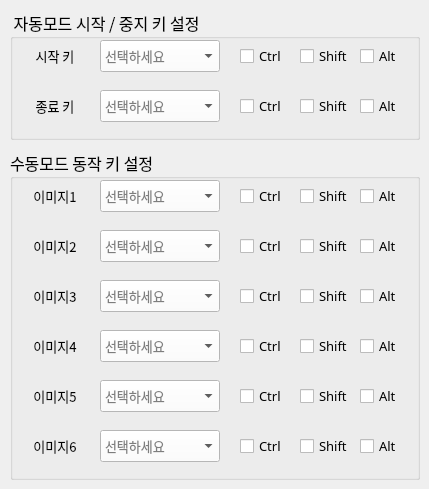
   <widget class="QWidget" name="keyset_tab">
    <attribute name="title">
     <string>키 설정</string>
    </attribute>
    <widget class="QGroupBox" name="groupBox_active">
     <property name="geometry">
      <rect>
       <x>10</x>
       <y>10</y>
       <width>410</width>
       <height>130</height>
      </rect>
     </property>
     <property name="font">
      <font>
       <family>NanumGothic</family>
       <pointsize>12</pointsize>
      </font>
     </property>
     <property name="title">
      <string> 자동모드 시작 / 중지 키 설정 </string>
     </property>
     <widget class="QCheckBox" name="check_shift1">
      <property name="geometry">
       <rect>
        <x>290</x>
        <y>30</y>
        <width>55</width>
        <height>32</height>
       </rect>
      </property>
      <property name="font">
       <font>
        <family>NanumGothic</family>
        <pointsize>10</pointsize>
       </font>
      </property>
      <property name="styleSheet">
       <string notr="true">QCheckBox{
	color: rgb(0 ,0, 0);
}</string>
      </property>
      <property name="text">
       <string>Shift</string>
      </property>
      <property name="checked">
       <bool>false</bool>
      </property>
      <property name="tristate">
       <bool>false</bool>
      </property>
     </widget>
     <widget class="QComboBox" name="combo_stop">
      <property name="geometry">
       <rect>
        <x>90</x>
        <y>80</y>
        <width>120</width>
        <height>32</height>
       </rect>
      </property>
      <property name="font">
       <font>
        <family>NanumGothic</family>
        <pointsize>10</pointsize>
        <italic>false</italic>
        <kerning>false</kerning>
       </font>
      </property>
      <property name="styleSheet">
       <string notr="true">QComboBox{
	color: rgb(0 ,0, 0);
	background-color:  rgb(255 ,255, 255);
}</string>
      </property>
      <property name="currentText">
       <string/>
      </property>
      <property name="placeholderText">
       <string>선택하세요</string>
      </property>
     </widget>
     <widget class="QCheckBox" name="check_shift2">
      <property name="geometry">
       <rect>
        <x>290</x>
        <y>80</y>
        <width>55</width>
        <height>32</height>
       </rect>
      </property>
      <property name="font">
       <font>
        <family>NanumGothic</family>
        <pointsize>10</pointsize>
       </font>
      </property>
      <property name="styleSheet">
       <string notr="true">QCheckBox{
	color: rgb(0 ,0, 0);
}</string>
      </property>
      <property name="text">
       <string>Shift</string>
      </property>
      <property name="checked">
       <bool>false</bool>
      </property>
      <property name="tristate">
       <bool>false</bool>
      </property>
     </widget>
     <widget class="QLabel" name="label_start">
      <property name="geometry">
       <rect>
        <x>10</x>
        <y>30</y>
        <width>70</width>
        <height>32</height>
       </rect>
      </property>
      <property name="font">
       <font>
        <family>NanumGothic</family>
        <pointsize>10</pointsize>
       </font>
      </property>
      <property name="styleSheet">
       <string notr="true">QLabel{
	color: rgb(0 ,0, 0);
	background-color: transparent;
}</string>
      </property>
      <property name="text">
       <string>시작 키</string>
      </property>
      <property name="alignment">
       <set>Qt::AlignmentFlag::AlignCenter</set>
      </property>
     </widget>
     <widget class="QCheckBox" name="check_ctrl2">
      <property name="geometry">
       <rect>
        <x>230</x>
        <y>80</y>
        <width>50</width>
        <height>32</height>
       </rect>
      </property>
      <property name="font">
       <font>
        <family>NanumGothic</family>
        <pointsize>10</pointsize>
       </font>
      </property>
      <property name="styleSheet">
       <string notr="true">QCheckBox{
	color: rgb(0 ,0, 0);
}</string>
      </property>
      <property name="text">
       <string>Ctrl</string>
      </property>
      <property name="checked">
       <bool>false</bool>
      </property>
      <property name="tristate">
       <bool>false</bool>
      </property>
     </widget>
     <widget class="QCheckBox" name="check_alt2">
      <property name="geometry">
       <rect>
        <x>350</x>
        <y>80</y>
        <width>50</width>
        <height>32</height>
       </rect>
      </property>
      <property name="font">
       <font>
        <family>NanumGothic</family>
        <pointsize>10</pointsize>
       </font>
      </property>
      <property name="styleSheet">
       <string notr="true">QCheckBox{
	color: rgb(0 ,0, 0);
}</string>
      </property>
      <property name="text">
       <string>Alt</string>
      </property>
      <property name="checked">
       <bool>false</bool>
      </property>
      <property name="tristate">
       <bool>false</bool>
      </property>
     </widget>
     <widget class="QLabel" name="label_stop">
      <property name="geometry">
       <rect>
        <x>10</x>
        <y>80</y>
        <width>70</width>
        <height>32</height>
       </rect>
      </property>
      <property name="font">
       <font>
        <family>NanumGothic</family>
        <pointsize>10</pointsize>
       </font>
      </property>
      <property name="styleSheet">
       <string notr="true">QLabel{
	color: rgb(0 ,0, 0);
	background-color: transparent;
}</string>
      </property>
      <property name="text">
       <string>종료 키</string>
      </property>
      <property name="alignment">
       <set>Qt::AlignmentFlag::AlignCenter</set>
      </property>
     </widget>
     <widget class="QCheckBox" name="check_ctrl1">
      <property name="geometry">
       <rect>
        <x>230</x>
        <y>30</y>
        <width>50</width>
        <height>32</height>
       </rect>
      </property>
      <property name="font">
       <font>
        <family>NanumGothic</family>
        <pointsize>10</pointsize>
       </font>
      </property>
      <property name="styleSheet">
       <string notr="true">QCheckBox{
	color: rgb(0 ,0, 0);
}</string>
      </property>
      <property name="text">
       <string>Ctrl</string>
      </property>
      <property name="iconSize">
       <size>
        <width>16</width>
        <height>16</height>
       </size>
      </property>
      <property name="checked">
       <bool>false</bool>
      </property>
      <property name="tristate">
       <bool>false</bool>
      </property>
     </widget>
     <widget class="QCheckBox" name="check_alt1">
      <property name="geometry">
       <rect>
        <x>350</x>
        <y>30</y>
        <width>50</width>
        <height>32</height>
       </rect>
      </property>
      <property name="font">
       <font>
        <family>NanumGothic</family>
        <pointsize>10</pointsize>
       </font>
      </property>
      <property name="styleSheet">
       <string notr="true">QCheckBox{
	color: rgb(0 ,0, 0);
}</string>
      </property>
      <property name="text">
       <string>Alt</string>
      </property>
      <property name="checked">
       <bool>false</bool>
      </property>
      <property name="tristate">
       <bool>false</bool>
      </property>
     </widget>
     <widget class="QComboBox" name="combo_run">
      <property name="geometry">
       <rect>
        <x>90</x>
        <y>30</y>
        <width>120</width>
        <height>32</height>
       </rect>
      </property>
      <property name="font">
       <font>
        <family>NanumGothic</family>
        <pointsize>10</pointsize>
        <italic>false</italic>
        <kerning>false</kerning>
       </font>
      </property>
      <property name="styleSheet">
       <string notr="true">QComboBox{
	color: rgb(0 ,0, 0);
	background-color:  rgb(255 ,255, 255);
}</string>
      </property>
      <property name="currentText">
       <string/>
      </property>
      <property name="placeholderText">
       <string>선택하세요</string>
      </property>
     </widget>
    </widget>
    <widget class="QGroupBox" name="groupBox_passive">
     <property name="geometry">
      <rect>
       <x>10</x>
       <y>150</y>
       <width>410</width>
       <height>330</height>
      </rect>
     </property>
     <property name="font">
      <font>
       <family>NanumGothic</family>
       <pointsize>12</pointsize>
      </font>
     </property>
     <property name="title">
      <string>수동모드 동작 키 설정</string>
     </property>
     <widget class="QCheckBox" name="check_shift3">
      <property name="geometry">
       <rect>
        <x>290</x>
        <y>30</y>
        <width>55</width>
        <height>32</height>
       </rect>
      </property>
      <property name="font">
       <font>
        <family>NanumGothic</family>
        <pointsize>10</pointsize>
       </font>
      </property>
      <property name="styleSheet">
       <string notr="true">QCheckBox{
	color: rgb(0 ,0, 0);
}</string>
      </property>
      <property name="text">
       <string>Shift</string>
      </property>
      <property name="checked">
       <bool>false</bool>
      </property>
      <property name="tristate">
       <bool>false</bool>
      </property>
     </widget>
     <widget class="QComboBox" name="combo_ps2">
      <property name="geometry">
       <rect>
        <x>90</x>
        <y>80</y>
        <width>120</width>
        <height>32</height>
       </rect>
      </property>
      <property name="font">
       <font>
        <family>NanumGothic</family>
        <pointsize>10</pointsize>
        <italic>false</italic>
        <kerning>false</kerning>
       </font>
      </property>
      <property name="styleSheet">
       <string notr="true">QComboBox{
	color: rgb(0 ,0, 0);
	background-color:  rgb(255 ,255, 255);
}</string>
      </property>
      <property name="currentText">
       <string/>
      </property>
      <property name="placeholderText">
       <string>선택하세요</string>
      </property>
     </widget>
     <widget class="QCheckBox" name="check_shift4">
      <property name="geometry">
       <rect>
        <x>290</x>
        <y>80</y>
        <width>55</width>
        <height>32</height>
       </rect>
      </property>
      <property name="font">
       <font>
        <family>NanumGothic</family>
        <pointsize>10</pointsize>
       </font>
      </property>
      <property name="styleSheet">
       <string notr="true">QCheckBox{
	color: rgb(0 ,0, 0);
}</string>
      </property>
      <property name="text">
       <string>Shift</string>
      </property>
      <property name="checked">
       <bool>false</bool>
      </property>
      <property name="tristate">
       <bool>false</bool>
      </property>
     </widget>
     <widget class="QLabel" name="label_img1">
      <property name="geometry">
       <rect>
        <x>10</x>
        <y>30</y>
        <width>70</width>
        <height>32</height>
       </rect>
      </property>
      <property name="font">
       <font>
        <family>NanumGothic</family>
        <pointsize>10</pointsize>
       </font>
      </property>
      <property name="styleSheet">
       <string notr="true">QLabel{
	color: rgb(0 ,0, 0);
	background-color: transparent;
}</string>
      </property>
      <property name="text">
       <string>이미지1</string>
      </property>
      <property name="alignment">
       <set>Qt::AlignmentFlag::AlignCenter</set>
      </property>
     </widget>
     <widget class="QCheckBox" name="check_ctrl4">
      <property name="geometry">
       <rect>
        <x>230</x>
        <y>80</y>
        <width>50</width>
        <height>32</height>
       </rect>
      </property>
      <property name="font">
       <font>
        <family>NanumGothic</family>
        <pointsize>10</pointsize>
       </font>
      </property>
      <property name="styleSheet">
       <string notr="true">QCheckBox{
	color: rgb(0 ,0, 0);
}</string>
      </property>
      <property name="text">
       <string>Ctrl</string>
      </property>
      <property name="checked">
       <bool>false</bool>
      </property>
      <property name="tristate">
       <bool>false</bool>
      </property>
     </widget>
     <widget class="QCheckBox" name="check_alt4">
      <property name="geometry">
       <rect>
        <x>350</x>
        <y>80</y>
        <width>50</width>
        <height>32</height>
       </rect>
      </property>
      <property name="font">
       <font>
        <family>NanumGothic</family>
        <pointsize>10</pointsize>
       </font>
      </property>
      <property name="styleSheet">
       <string notr="true">QCheckBox{
	color: rgb(0 ,0, 0);
}</string>
      </property>
      <property name="text">
       <string>Alt</string>
      </property>
      <property name="checked">
       <bool>false</bool>
      </property>
      <property name="tristate">
       <bool>false</bool>
      </property>
     </widget>
     <widget class="QLabel" name="label_img2">
      <property name="geometry">
       <rect>
        <x>10</x>
        <y>80</y>
        <width>70</width>
        <height>32</height>
       </rect>
      </property>
      <property name="font">
       <font>
        <family>NanumGothic</family>
        <pointsize>10</pointsize>
       </font>
      </property>
      <property name="styleSheet">
       <string notr="true">QLabel{
	color: rgb(0 ,0, 0);
	background-color: transparent;
}</string>
      </property>
      <property name="text">
       <string>이미지2</string>
      </property>
      <property name="alignment">
       <set>Qt::AlignmentFlag::AlignCenter</set>
      </property>
     </widget>
     <widget class="QCheckBox" name="check_ctrl3">
      <property name="geometry">
       <rect>
        <x>230</x>
        <y>30</y>
        <width>50</width>
        <height>32</height>
       </rect>
      </property>
      <property name="font">
       <font>
        <family>NanumGothic</family>
        <pointsize>10</pointsize>
       </font>
      </property>
      <property name="styleSheet">
       <string notr="true">QCheckBox{
	color: rgb(0 ,0, 0);
}</string>
      </property>
      <property name="text">
       <string>Ctrl</string>
      </property>
      <property name="iconSize">
       <size>
        <width>16</width>
        <height>16</height>
       </size>
      </property>
      <property name="checked">
       <bool>false</bool>
      </property>
      <property name="tristate">
       <bool>false</bool>
      </property>
     </widget>
     <widget class="QCheckBox" name="check_alt3">
      <property name="geometry">
       <rect>
        <x>350</x>
        <y>30</y>
        <width>50</width>
        <height>32</height>
       </rect>
      </property>
      <property name="font">
       <font>
        <family>NanumGothic</family>
        <pointsize>10</pointsize>
       </font>
      </property>
      <property name="styleSheet">
       <string notr="true">QCheckBox{
	color: rgb(0 ,0, 0);
}</string>
      </property>
      <property name="text">
       <string>Alt</string>
      </property>
      <property name="checked">
       <bool>false</bool>
      </property>
      <property name="tristate">
       <bool>false</bool>
      </property>
     </widget>
     <widget class="QComboBox" name="combo_ps1">
      <property name="geometry">
       <rect>
        <x>90</x>
        <y>30</y>
        <width>120</width>
        <height>32</height>
       </rect>
      </property>
      <property name="font">
       <font>
        <family>NanumGothic</family>
        <pointsize>10</pointsize>
        <italic>false</italic>
        <kerning>false</kerning>
       </font>
      </property>
      <property name="styleSheet">
       <string notr="true">QComboBox{
	color: rgb(0 ,0, 0);
	background-color:  rgb(255 ,255, 255);
}</string>
      </property>
      <property name="currentText">
       <string/>
      </property>
      <property name="placeholderText">
       <string>선택하세요</string>
      </property>
     </widget>
     <widget class="QComboBox" name="combo_ps3">
      <property name="geometry">
       <rect>
        <x>90</x>
        <y>130</y>
        <width>120</width>
        <height>32</height>
       </rect>
      </property>
      <property name="font">
       <font>
        <family>NanumGothic</family>
        <pointsize>10</pointsize>
        <italic>false</italic>
        <kerning>false</kerning>
       </font>
      </property>
      <property name="styleSheet">
       <string notr="true">QComboBox{
	color: rgb(0 ,0, 0);
	background-color:  rgb(255 ,255, 255);
}</string>
      </property>
      <property name="currentText">
       <string/>
      </property>
      <property name="placeholderText">
       <string>선택하세요</string>
      </property>
     </widget>
     <widget class="QComboBox" name="combo_ps4">
      <property name="geometry">
       <rect>
        <x>90</x>
        <y>180</y>
        <width>120</width>
        <height>32</height>
       </rect>
      </property>
      <property name="font">
       <font>
        <family>NanumGothic</family>
        <pointsize>10</pointsize>
        <italic>false</italic>
        <kerning>false</kerning>
       </font>
      </property>
      <property name="styleSheet">
       <string notr="true">QComboBox{
	color: rgb(0 ,0, 0);
	background-color:  rgb(255 ,255, 255);
}</string>
      </property>
      <property name="currentText">
       <string/>
      </property>
      <property name="placeholderText">
       <string>선택하세요</string>
      </property>
     </widget>
     <widget class="QCheckBox" name="check_alt6">
      <property name="geometry">
       <rect>
        <x>350</x>
        <y>180</y>
        <width>50</width>
        <height>32</height>
       </rect>
      </property>
      <property name="font">
       <font>
        <family>NanumGothic</family>
        <pointsize>10</pointsize>
       </font>
      </property>
      <property name="styleSheet">
       <string notr="true">QCheckBox{
	color: rgb(0 ,0, 0);
}</string>
      </property>
      <property name="text">
       <string>Alt</string>
      </property>
      <property name="checked">
       <bool>false</bool>
      </property>
      <property name="tristate">
       <bool>false</bool>
      </property>
     </widget>
     <widget class="QLabel" name="label_img4">
      <property name="geometry">
       <rect>
        <x>10</x>
        <y>180</y>
        <width>70</width>
        <height>32</height>
       </rect>
      </property>
      <property name="font">
       <font>
        <family>NanumGothic</family>
        <pointsize>10</pointsize>
       </font>
      </property>
      <property name="styleSheet">
       <string notr="true">QLabel{
	color: rgb(0 ,0, 0);
	background-color: transparent;
}</string>
      </property>
      <property name="text">
       <string>이미지4</string>
      </property>
      <property name="alignment">
       <set>Qt::AlignmentFlag::AlignCenter</set>
      </property>
     </widget>
     <widget class="QCheckBox" name="check_ctrl6">
      <property name="geometry">
       <rect>
        <x>230</x>
        <y>180</y>
        <width>50</width>
        <height>32</height>
       </rect>
      </property>
      <property name="font">
       <font>
        <family>NanumGothic</family>
        <pointsize>10</pointsize>
       </font>
      </property>
      <property name="styleSheet">
       <string notr="true">QCheckBox{
	color: rgb(0 ,0, 0);
}</string>
      </property>
      <property name="text">
       <string>Ctrl</string>
      </property>
      <property name="checked">
       <bool>false</bool>
      </property>
      <property name="tristate">
       <bool>false</bool>
      </property>
     </widget>
     <widget class="QLabel" name="label_img3">
      <property name="geometry">
       <rect>
        <x>10</x>
        <y>130</y>
        <width>70</width>
        <height>32</height>
       </rect>
      </property>
      <property name="font">
       <font>
        <family>NanumGothic</family>
        <pointsize>10</pointsize>
       </font>
      </property>
      <property name="styleSheet">
       <string notr="true">QLabel{
	color: rgb(0 ,0, 0);
	background-color: transparent;
}</string>
      </property>
      <property name="text">
       <string>이미지3</string>
      </property>
      <property name="alignment">
       <set>Qt::AlignmentFlag::AlignCenter</set>
      </property>
     </widget>
     <widget class="QCheckBox" name="check_alt5">
      <property name="geometry">
       <rect>
        <x>350</x>
        <y>130</y>
        <width>50</width>
        <height>32</height>
       </rect>
      </property>
      <property name="font">
       <font>
        <family>NanumGothic</family>
        <pointsize>10</pointsize>
       </font>
      </property>
      <property name="styleSheet">
       <string notr="true">QCheckBox{
	color: rgb(0 ,0, 0);
}</string>
      </property>
      <property name="text">
       <string>Alt</string>
      </property>
      <property name="checked">
       <bool>false</bool>
      </property>
      <property name="tristate">
       <bool>false</bool>
      </property>
     </widget>
     <widget class="QCheckBox" name="check_ctrl5">
      <property name="geometry">
       <rect>
        <x>230</x>
        <y>130</y>
        <width>50</width>
        <height>32</height>
       </rect>
      </property>
      <property name="font">
       <font>
        <family>NanumGothic</family>
        <pointsize>10</pointsize>
       </font>
      </property>
      <property name="styleSheet">
       <string notr="true">QCheckBox{
	color: rgb(0 ,0, 0);
}</string>
      </property>
      <property name="text">
       <string>Ctrl</string>
      </property>
      <property name="iconSize">
       <size>
        <width>16</width>
        <height>16</height>
       </size>
      </property>
      <property name="checked">
       <bool>false</bool>
      </property>
      <property name="tristate">
       <bool>false</bool>
      </property>
     </widget>
     <widget class="QCheckBox" name="check_shift5">
      <property name="geometry">
       <rect>
        <x>290</x>
        <y>130</y>
        <width>55</width>
        <height>32</height>
       </rect>
      </property>
      <property name="font">
       <font>
        <family>NanumGothic</family>
        <pointsize>10</pointsize>
       </font>
      </property>
      <property name="styleSheet">
       <string notr="true">QCheckBox{
	color: rgb(0 ,0, 0);
}</string>
      </property>
      <property name="text">
       <string>Shift</string>
      </property>
      <property name="checked">
       <bool>false</bool>
      </property>
      <property name="tristate">
       <bool>false</bool>
      </property>
     </widget>
     <widget class="QCheckBox" name="check_shift6">
      <property name="geometry">
       <rect>
        <x>290</x>
        <y>180</y>
        <width>55</width>
        <height>32</height>
       </rect>
      </property>
      <property name="font">
       <font>
        <family>NanumGothic</family>
        <pointsize>10</pointsize>
       </font>
      </property>
      <property name="styleSheet">
       <string notr="true">QCheckBox{
	color: rgb(0 ,0, 0);
}</string>
      </property>
      <property name="text">
       <string>Shift</string>
      </property>
      <property name="checked">
       <bool>false</bool>
      </property>
      <property name="tristate">
       <bool>false</bool>
      </property>
     </widget>
     <widget class="QCheckBox" name="check_ctrl7">
      <property name="geometry">
       <rect>
        <x>230</x>
        <y>230</y>
        <width>50</width>
        <height>32</height>
       </rect>
      </property>
      <property name="font">
       <font>
        <family>NanumGothic</family>
        <pointsize>10</pointsize>
       </font>
      </property>
      <property name="styleSheet">
       <string notr="true">QCheckBox{
	color: rgb(0 ,0, 0);
}</string>
      </property>
      <property name="text">
       <string>Ctrl</string>
      </property>
      <property name="checked">
       <bool>false</bool>
      </property>
      <property name="tristate">
       <bool>false</bool>
      </property>
     </widget>
     <widget class="QComboBox" name="combo_ps5">
      <property name="geometry">
       <rect>
        <x>90</x>
        <y>230</y>
        <width>120</width>
        <height>32</height>
       </rect>
      </property>
      <property name="font">
       <font>
        <family>NanumGothic</family>
        <pointsize>10</pointsize>
        <italic>false</italic>
        <kerning>false</kerning>
       </font>
      </property>
      <property name="styleSheet">
       <string notr="true">QComboBox{
	color: rgb(0 ,0, 0);
	background-color:  rgb(255 ,255, 255);
}</string>
      </property>
      <property name="currentText">
       <string/>
      </property>
      <property name="placeholderText">
       <string>선택하세요</string>
      </property>
     </widget>
     <widget class="QCheckBox" name="check_shift7">
      <property name="geometry">
       <rect>
        <x>290</x>
        <y>230</y>
        <width>55</width>
        <height>32</height>
       </rect>
      </property>
      <property name="font">
       <font>
        <family>NanumGothic</family>
        <pointsize>10</pointsize>
       </font>
      </property>
      <property name="styleSheet">
       <string notr="true">QCheckBox{
	color: rgb(0 ,0, 0);
}</string>
      </property>
      <property name="text">
       <string>Shift</string>
      </property>
      <property name="checked">
       <bool>false</bool>
      </property>
      <property name="tristate">
       <bool>false</bool>
      </property>
     </widget>
     <widget class="QCheckBox" name="check_alt7">
      <property name="geometry">
       <rect>
        <x>350</x>
        <y>230</y>
        <width>50</width>
        <height>32</height>
       </rect>
      </property>
      <property name="font">
       <font>
        <family>NanumGothic</family>
        <pointsize>10</pointsize>
       </font>
      </property>
      <property name="styleSheet">
       <string notr="true">QCheckBox{
	color: rgb(0 ,0, 0);
}</string>
      </property>
      <property name="text">
       <string>Alt</string>
      </property>
      <property name="checked">
       <bool>false</bool>
      </property>
      <property name="tristate">
       <bool>false</bool>
      </property>
     </widget>
     <widget class="QLabel" name="label_img5">
      <property name="geometry">
       <rect>
        <x>10</x>
        <y>230</y>
        <width>70</width>
        <height>32</height>
       </rect>
      </property>
      <property name="font">
       <font>
        <family>NanumGothic</family>
        <pointsize>10</pointsize>
       </font>
      </property>
      <property name="styleSheet">
       <string notr="true">QLabel{
	color: rgb(0 ,0, 0);
	background-color: transparent;
}</string>
      </property>
      <property name="text">
       <string>이미지5</string>
      </property>
      <property name="alignment">
       <set>Qt::AlignmentFlag::AlignCenter</set>
      </property>
     </widget>
     <widget class="QCheckBox" name="check_ctrl8">
      <property name="geometry">
       <rect>
        <x>230</x>
        <y>280</y>
        <width>50</width>
        <height>32</height>
       </rect>
      </property>
      <property name="font">
       <font>
        <family>NanumGothic</family>
        <pointsize>10</pointsize>
       </font>
      </property>
      <property name="styleSheet">
       <string notr="true">QCheckBox{
	color: rgb(0 ,0, 0);
}</string>
      </property>
      <property name="text">
       <string>Ctrl</string>
      </property>
      <property name="checked">
       <bool>false</bool>
      </property>
      <property name="tristate">
       <bool>false</bool>
      </property>
     </widget>
     <widget class="QComboBox" name="combo_ps6">
      <property name="geometry">
       <rect>
        <x>90</x>
        <y>280</y>
        <width>120</width>
        <height>32</height>
       </rect>
      </property>
      <property name="font">
       <font>
        <family>NanumGothic</family>
        <pointsize>10</pointsize>
        <italic>false</italic>
        <kerning>false</kerning>
       </font>
      </property>
      <property name="styleSheet">
       <string notr="true">QComboBox{
	color: rgb(0 ,0, 0);
	background-color:  rgb(255 ,255, 255);
}</string>
      </property>
      <property name="currentText">
       <string/>
      </property>
      <property name="placeholderText">
       <string>선택하세요</string>
      </property>
     </widget>
     <widget class="QCheckBox" name="check_shift8">
      <property name="geometry">
       <rect>
        <x>290</x>
        <y>280</y>
        <width>55</width>
        <height>32</height>
       </rect>
      </property>
      <property name="font">
       <font>
        <family>NanumGothic</family>
        <pointsize>10</pointsize>
       </font>
      </property>
      <property name="styleSheet">
       <string notr="true">QCheckBox{
	color: rgb(0 ,0, 0);
}</string>
      </property>
      <property name="text">
       <string>Shift</string>
      </property>
      <property name="checked">
       <bool>false</bool>
      </property>
      <property name="tristate">
       <bool>false</bool>
      </property>
     </widget>
     <widget class="QCheckBox" name="check_alt8">
      <property name="geometry">
       <rect>
        <x>350</x>
        <y>280</y>
        <width>50</width>
        <height>32</height>
       </rect>
      </property>
      <property name="font">
       <font>
        <family>NanumGothic</family>
        <pointsize>10</pointsize>
       </font>
      </property>
      <property name="styleSheet">
       <string notr="true">QCheckBox{
	color: rgb(0 ,0, 0);
}</string>
      </property>
      <property name="text">
       <string>Alt</string>
      </property>
      <property name="checked">
       <bool>false</bool>
      </property>
      <property name="tristate">
       <bool>false</bool>
      </property>
     </widget>
     <widget class="QLabel" name="label_img6">
      <property name="geometry">
       <rect>
        <x>10</x>
        <y>280</y>
        <width>70</width>
        <height>32</height>
       </rect>
      </property>
      <property name="font">
       <font>
        <family>NanumGothic</family>
        <pointsize>10</pointsize>
       </font>
      </property>
      <property name="styleSheet">
       <string notr="true">QLabel{
	color: rgb(0 ,0, 0);
	background-color: transparent;
}</string>
      </property>
      <property name="text">
       <string>이미지6</string>
      </property>
      <property name="alignment">
       <set>Qt::AlignmentFlag::AlignCenter</set>
      </property>
     </widget>
    </widget>
   </widget>
